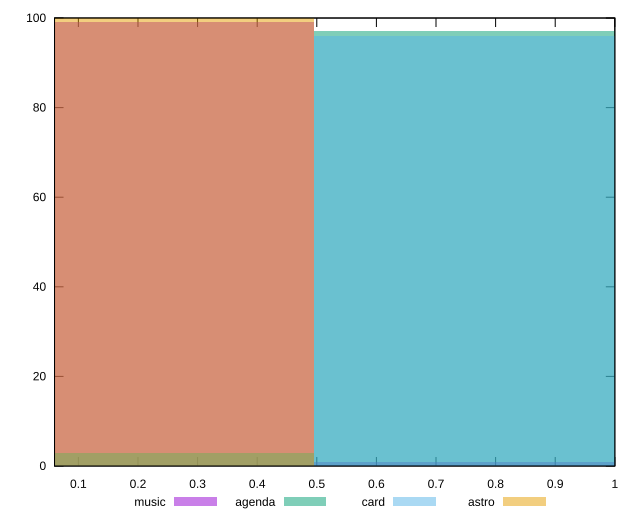

Generate this figure with gnuplot:
reset

$music <<EOF
0 99
0.9893210958176167 1
EOF

$agenda <<EOF
0 3
0.9893210958176167 97
EOF

$card <<EOF
0 3
0.9893210958176167 96
EOF

$astro <<EOF
0 100
EOF

set key outside below
set boxwidth 0.9893210958176167
set xrange [0.06:1]
set yrange [0:100]
set trange [0:100]
set style fill transparent solid 0.5 noborder
set terminal svg size 640, 520 enhanced background rgb 'white'
set output "report/report_00029_2021-02-24T13-36-40.390Z/interactive/comparison/histogram/all_score.svg"

plot $music title "music" with boxes, \
     $agenda title "agenda" with boxes, \
     $card title "card" with boxes, \
     $astro title "astro" with boxes

reset
